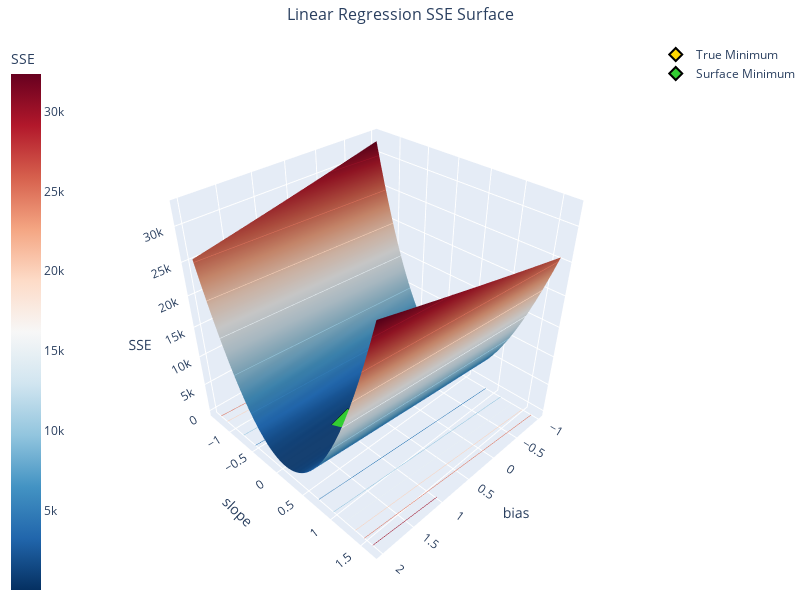

The notebook cell saved with this chart:
### Markdown cell above
## Visualisatie van het $SSE$ oppervlak

We kunnen in deze éénvoudige simulatie met 2 parameters ($b_1$ en $b_2$), de $SSE$ _loss_ functie voorstellen als een 3D oppervlak: $\{x: b_1, y: b_2, z: SSE\}$. We maken:
1. een _grid_ van $(b_1, b_2)$ coördinaten $(x, y)$,
2. berekenen de overeenkomstige $SSE$ (als $z$-coördinaat) en
3. stellen de resulterende 3D coördinaten voor als een oppervlak.

### Code cell
viz = LinearRegressionSSEVisualizer(
    x_data=order_totals,
    y_data=observed_tips,
    true_bias=true_base_tip,
    true_slope=true_tip_rate,
)

fig = viz.create_3d_surface_plot(resolution=40)
fig.show()

### Figure 1 — Plotly figure (JSON) as saved in the notebook; plotly's stock layout.template omitted (floating-point values rounded to 4 significant figures; data arrays with more than 128 entries replaced by an {"elided": "..."} marker saying what was removed)
{"data": [{"colorbar": {"title": {"text": "SSE"}, "x": -0.2}, "colorscale": [[0, "rgb(5,48,97)"], [0.1, "rgb(33,102,172)"], [0.2, "rgb(67,147,195)"], [0.3, "rgb(146,197,222)"], [0.4, "rgb(209,229,240)"], [0.5, "rgb(247,247,247)"], [0.6, "rgb(253,219,199)"], [0.7, "rgb(244,165,130)"], [0.8, "rgb(214,96,77)"], [0.9, "rgb(178,24,43)"], [1, "rgb(103,0,31)"]], "contours": {"z": {"highlightcolor": "limegreen", "project": {"z": true}, "show": true, "usecolormap": true}}, "hovertemplate": "<b>Parameters:</b><br>bias: %{x:.3f}<br>slope: %{y:.3f}<br>SSE: %{z:.3f}<br><extra></extra>", "name": "SSE Surface", "showscale": true, "type": "surface", "x": {"elided": "40x40 float values"}, "y": {"elided": "40x40 float values"}, "z": {"elided": "40x40 float values"}}, {"hovertemplate": "<b>True Minimum:</b><br>bias: %{x:.3f}<br>slope: %{y:.3f}<br>SSE: %{z:.3f}<br><extra></extra>", "marker": {"color": "gold", "line": {"color": "black", "width": 2}, "size": 10, "symbol": "diamond"}, "mode": "markers", "name": "True Minimum", "type": "scatter3d", "x": [0.5], "y": [0.15], "z": [2.711]}, {"hovertemplate": "<b>Surface Minimum:</b><br>bias: %{x:.3f}<br>slope: %{y:.3f}<br>SSE: %{z:.3f}<br><extra></extra>", "marker": {"color": "limegreen", "line": {"color": "black", "width": 2}, "size": 10, "symbol": "diamond"}, "mode": "markers", "name": "Surface Minimum", "type": "scatter3d", "x": [1], "y": [0.1115], "z": [4.305]}], "layout": {"height": 600, "margin": {"b": 0, "l": 80, "r": 0, "t": 40}, "scene": {"camera": {"eye": {"x": 1.5, "y": 1.5, "z": 1.5}}, "xaxis": {"title": {"text": "bias"}}, "yaxis": {"title": {"text": "slope"}}, "zaxis": {"title": {"text": "SSE"}}}, "title": {"font": {"size": 16}, "text": "Linear Regression SSE Surface", "x": 0.5}, "width": 800}}
